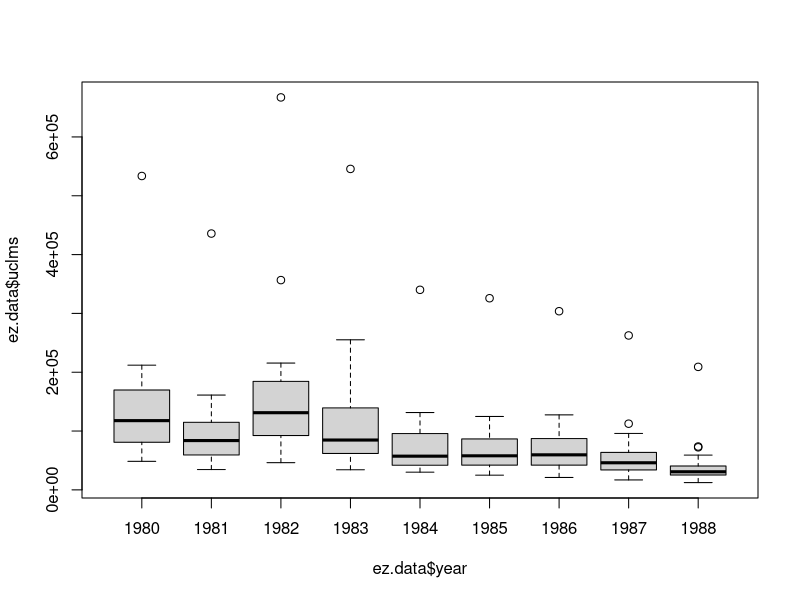
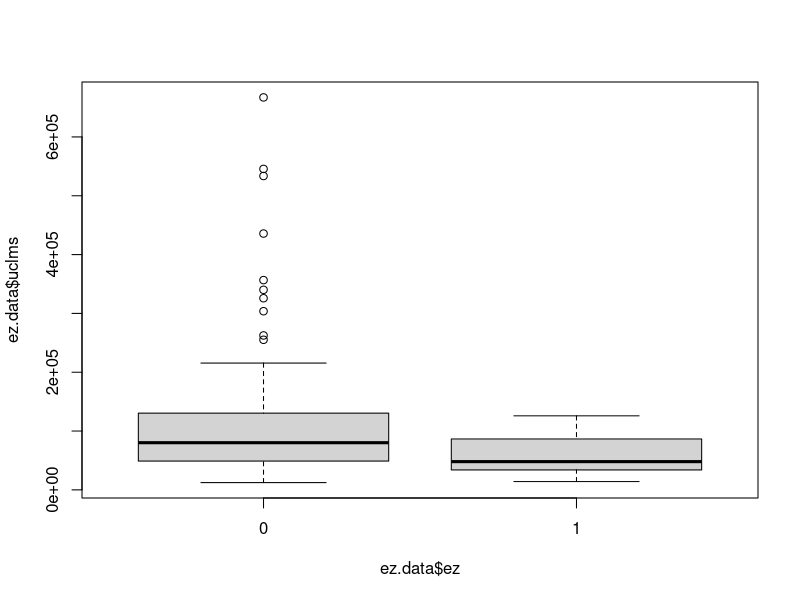

The R script that drew these images, in order:
#### FD estimator #### 
#
# 
# 
# 
#
#
### Example 13.8: Based on Wooldridge: Introductory econometrics, 
#    
#   Effect of Enterprise Zones on Unemployment Claims
#   
#
# Data
rm(list=ls())
ez.data <- read.csv('ezunem.csv')
#
# Model data:
#
# ez       - binary, = 1 if city has EZ at given year
# d81      - binary, = 1 if year == 1981
# .....
# d88      - binary, = 1 if year == 1988
# uclms    - unemployment claims
# guclms   - log-difference: log(uclms(t)) - log(uclms(t-1))
# cez      - delta(ez) = ez(t) - ez(t-1)
# city     - city identifier, 1 to 22
#
boxplot(ez.data$uclms ~ ez.data$year)
boxplot(ez.data$uclms ~ ez.data$ez)
#
#
# First, we ignore the unobserved (individual and time) effects: 
#
lm.1 <- lm(log(uclms) ~ ez, data = ez.data)
summary(lm.1)
#
# Second, we may include the time effects:
lm.2 <- lm(log(uclms) ~ ez +d81 +d82 +d83 +d84 +d85 +d86 +d87 +d88, data = ez.data)
summary(lm.2)
#
# For panel data, we use the {plm} package
#
require(plm) # install.packages("plm")
#
?plm
# Pooled regression
pool.fit <- plm(log(uclms) ~ ez +d81 +d82 +d83 +d84 +d85 +d86 +d87 +d88, data = ez.data, 
            index=c('city','year'),
            model='pooling')
summary(pool.fit)
#
# This may be compared to the lm.2 model
summary(lm.2)
#
# FD estimator - we take into account the individual effects
# ... individual effects are assumed constant over time,
# ... individual effect get eliminated by first differences (FD estimator)
#
FD.fit <- plm(log(uclms) ~ ez +d82 +d83 +d84 +d85 +d86 +d87 +d88, data = ez.data, 
                index=c('city','year'),
                model='fd',
                effect='individual')
summary(FD.fit)
# The effect of establishing an Economic zone may be calculated as
100*(exp(coefficients(FD.fit)[1])-1) # results is in percentage points
#
# Test for ar(1) in residuals
#
?pwfdtest
# Estimation follows textbook, but
# should we actually use FE or FD approach?
pwfdtest(FD.fit, h0="fe") # serial correlation in FE-errors tested
# H0 rejected, turn attention back to FD:
#
# Observations may be clustered by "group" ("time") 
# to account for serial (cross-sectional) correlation.
pwfdtest(FD.fit, h0="fd", cluster="group") # serial correlation tested
pwfdtest(FD.fit, h0="fd", cluster="time")  # CS correlation tested
#
library(lmtest)
library(car)
# robust significance test, cluster by group
coeftest(FD.fit, vcov.=function(x) vcovHC(x, method="arellano", type="HC1"))
